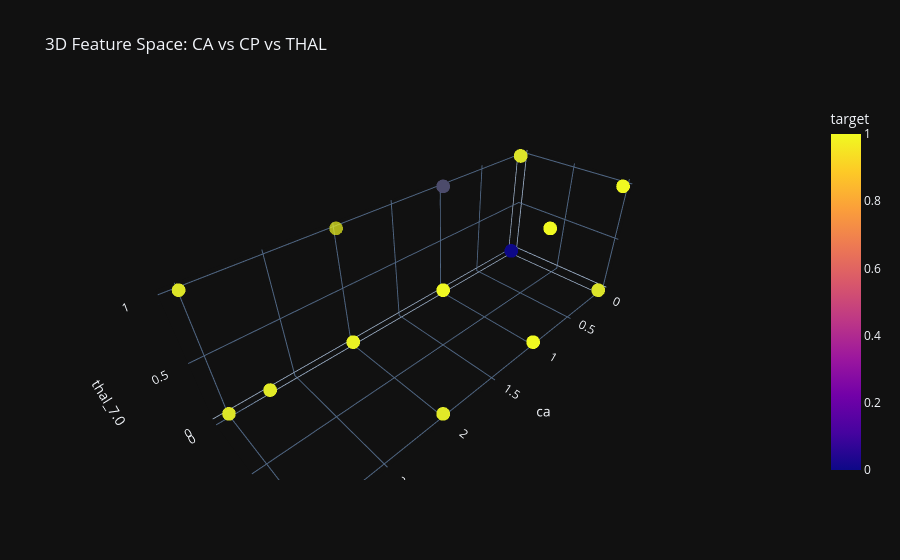

The notebook cell this image was saved under:
### Markdown cell above
#### Visualization of the Decision Space

### Code cell
import plotly.express as px

# Visualizing your top 3 features
fig = px.scatter_3d(df, x='ca', y='cp_4', z='thal_7.0',
              color='target', opacity=0.7,
              title="3D Feature Space: CA vs CP vs THAL")
fig.show()

### Figure 1 — Plotly figure (JSON) as saved in the notebook; plotly's stock layout.template omitted (floating-point values rounded to 4 significant figures; data arrays with more than 128 entries replaced by an {"elided": "..."} marker saying what was removed)
{"data": [{"hovertemplate": "ca=%{x}<br>cp_4=%{y}<br>thal_7.0=%{z}<br>target=%{marker.color}<extra></extra>", "legendgroup": "", "marker": {"color": {"elided": "303 int values"}, "coloraxis": "coloraxis", "opacity": 0.7, "symbol": "circle"}, "mode": "markers", "name": "", "scene": "scene", "showlegend": false, "x": {"elided": "303 int values"}, "y": {"elided": "303 int values"}, "z": {"elided": "303 int values"}, "type": "scatter3d"}], "layout": {"scene": {"domain": {"x": [0.0, 1.0], "y": [0.0, 1.0]}, "xaxis": {"title": {"text": "ca"}}, "yaxis": {"title": {"text": "cp_4"}}, "zaxis": {"title": {"text": "thal_7.0"}}}, "coloraxis": {"colorbar": {"title": {"text": "target"}}, "colorscale": [[0.0, "#0d0887"], [0.1111, "#46039f"], [0.2222, "#7201a8"], [0.3333, "#9c179e"], [0.4444, "#bd3786"], [0.5556, "#d8576b"], [0.6667, "#ed7953"], [0.7778, "#fb9f3a"], [0.8889, "#fdca26"], [1.0, "#f0f921"]]}, "legend": {"tracegroupgap": 0}, "title": {"text": "3D Feature Space: CA vs CP vs THAL"}}}
